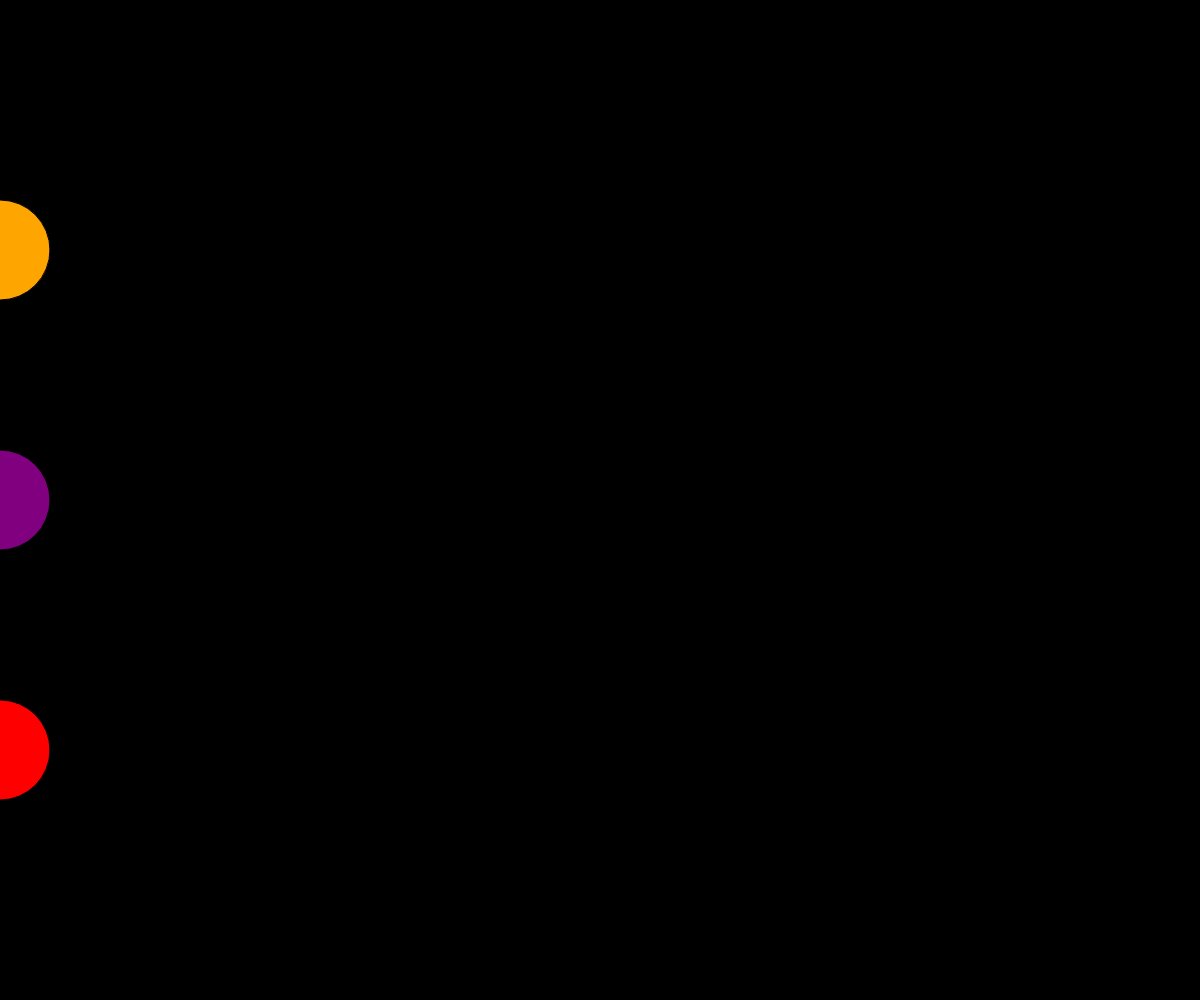
Frame 1 (no input)
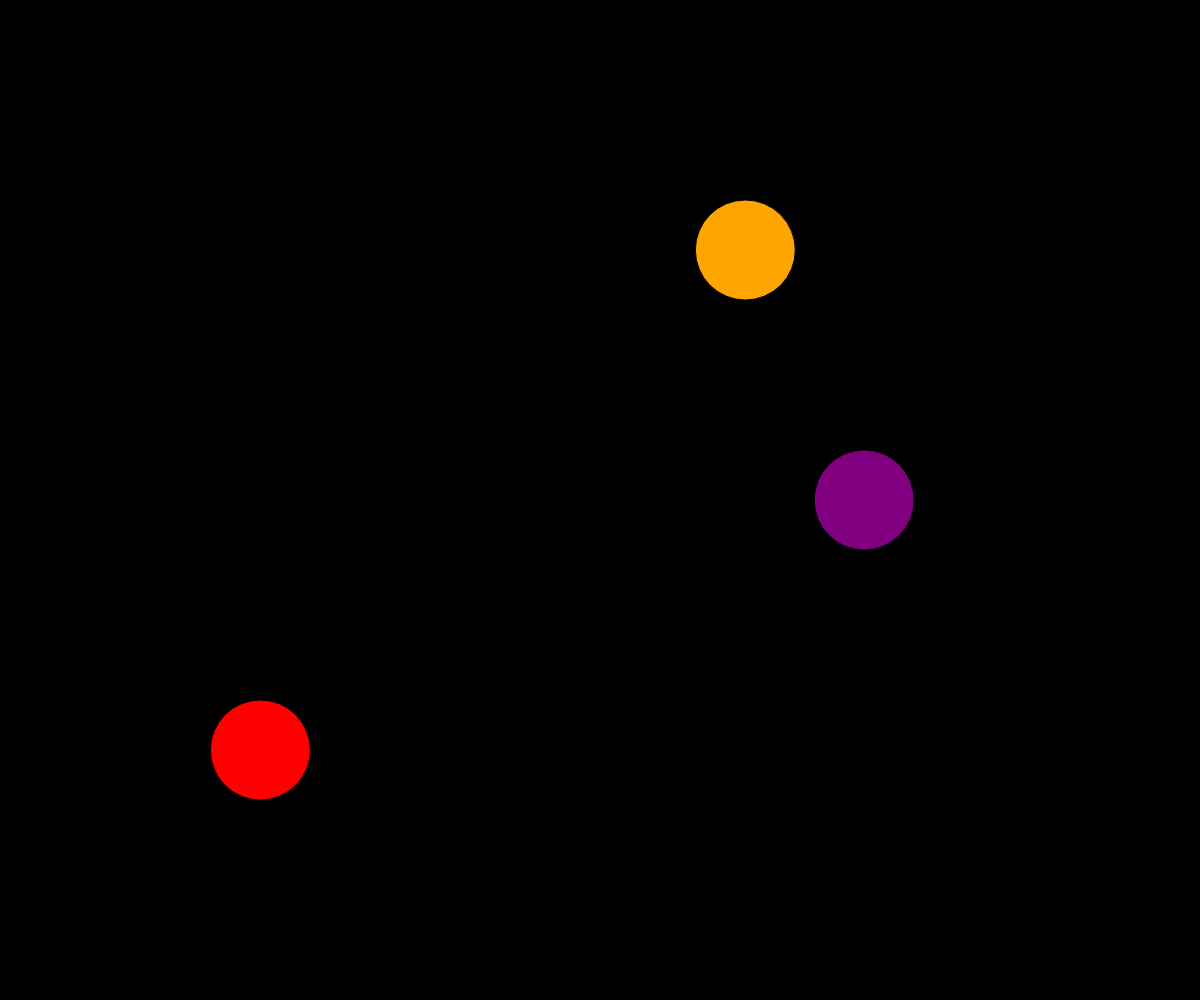
Frame 60 (no input)
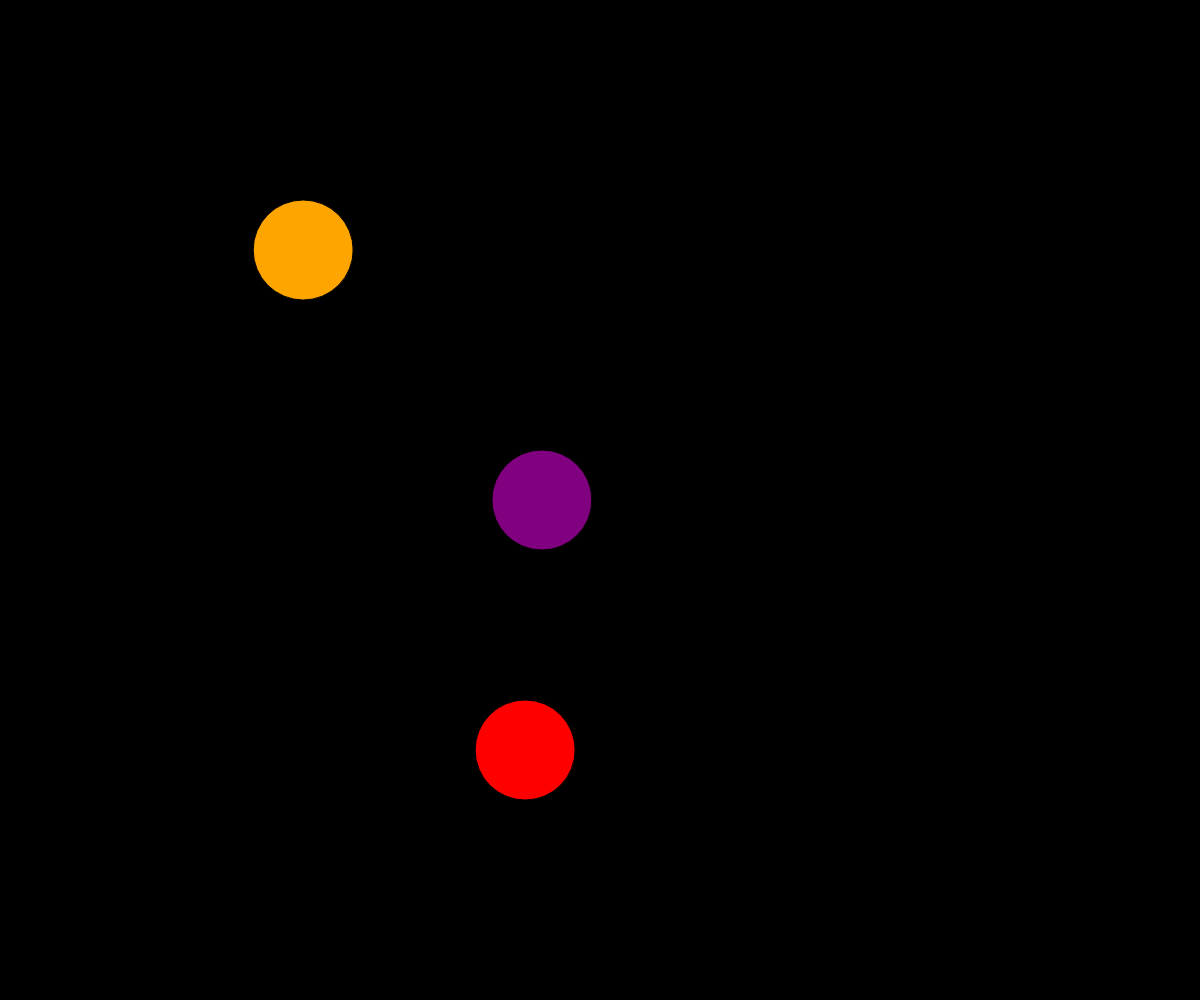
Frame 120 (the mouse pressed at the canvas centre since frame 60)

The p5.js sketch that drew these frames (run headless with seeded random() and noise() and a simulated clock; from frame 60 on, the mouse is pressed at the canvas centre):

// p5.js sketch
// ── sketch.js
// Project Title
// Your Name
// Date
//
// Extra for Experts:
// - describe what you did to take this project "above and beyond"

let firstRoundRacer;
let secondRoundRacer;
let thirdRoundRacer;

let randomColor = ["red","orange","yellow","green","blue","purple"];

function chooseRandomColor(){
  let randomNum = Math.floor(Math.random() * (randomColor.length));
  let randomChooseColor = randomColor[randomNum];
  randomColor.splice(randomNum,1);
  return randomChooseColor;
}

function setup() {
  createCanvas(windowWidth, windowHeight);
  firstRoundRacer = new RoundRacer(height / 2, chooseRandomColor());
  secondRoundRacer = new RoundRacer(height / 2 + height / 4, chooseRandomColor());
  thirdRoundRacer = new RoundRacer(height / 2 - height / 4, chooseRandomColor());
}

function draw() {
  background(0);
  firstRoundRacer.display();
  firstRoundRacer.move();
  secondRoundRacer.display();
  secondRoundRacer.move();
  thirdRoundRacer.display();
  thirdRoundRacer.move();
}

class RoundRacer {
  constructor(y, color) {
    this.xPosition = 0;
    this.yPosition = y;
    this.xSpeed = Math.random() * (15 - 3) + 3;
    this.color = color;
  }

  display() {
    fill(this.color);
    circle(this.xPosition, this.yPosition, 100);
  }

  move() {
    this.xPosition += this.xSpeed;

    if (this.xPosition > width) {
      this.xPosition = 0;
    }
  }
}
